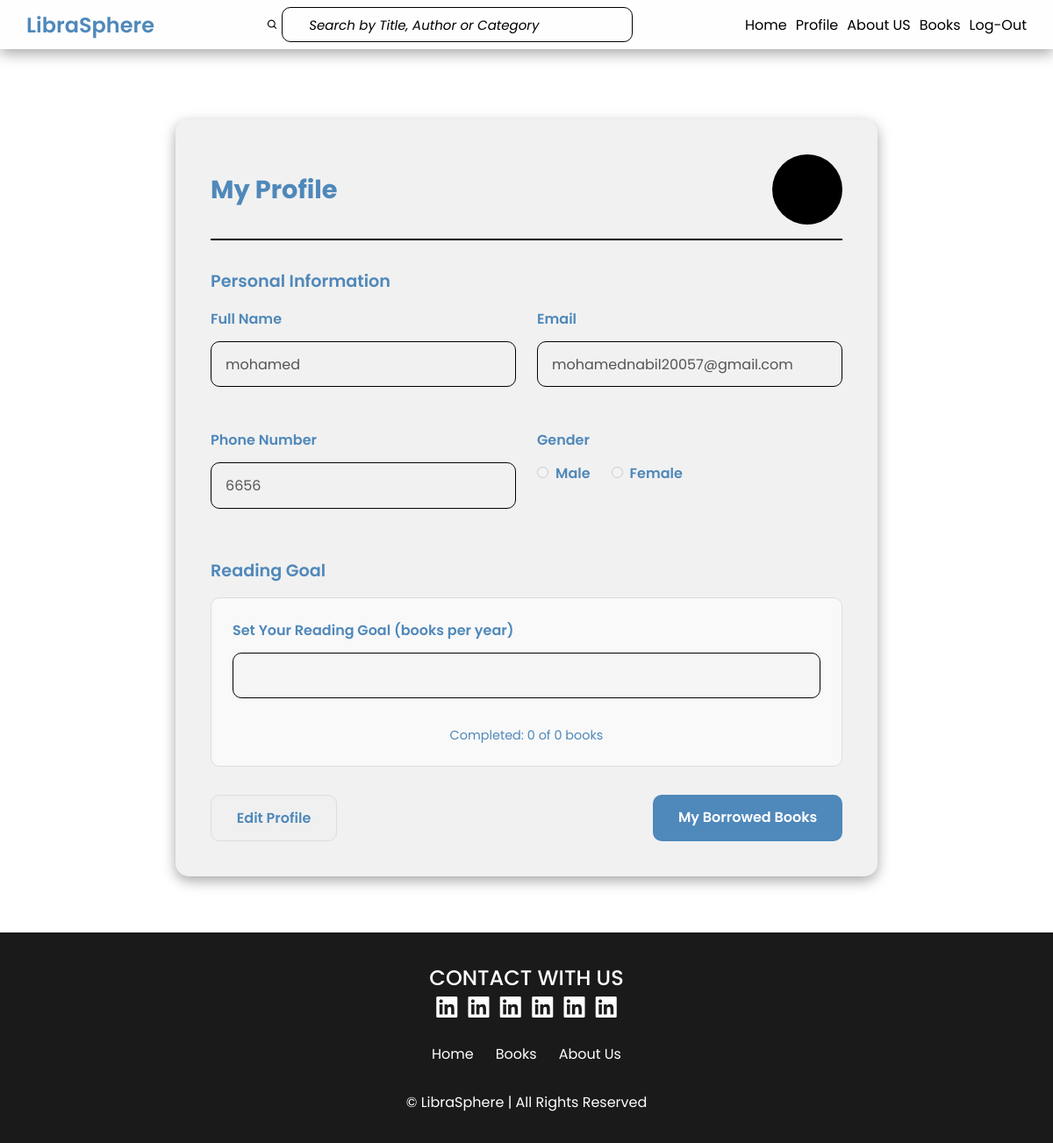
The app's page /LibraSphere/Profile (signed in) with its own data.
### Pages/models.py (models this page shows, shortened)
class User(models.Model):
    Fname=models.EmailField(max_length=30)
    Lname=models.EmailField(max_length=30,default=" ")
    Email=models.CharField(max_length=50)
    Password=models.CharField(default="123456",max_length=50)
    Phone=models.IntegerField(null=True)
    gender=[
        ("male","Male"),
        ("female","female"),
    ]
    sex=models.CharField(max_length=10,choices=gender,null=True)
    isadmin=models.BooleanField(default=False)
    age=models.IntegerField(default=0)
    silvercoins=models.IntegerField(default=0)

### Pages/views.py (the view, shortened to what this page needs)
# urls.py: path('LibraSphere/Profile', views.Profile, name='Profile'),
def Profile(request):
    userEmail = request.session.get('user')
    currentuser = User.objects.get(Email=userEmail)
    return render(request, 'Pages/Profile.html',{'user':currentuser})

### templates/Pages/Profile.html (shortened to what this page needs)
<!DOCTYPE html>
<html lang="en">
<head>
    {% load static %}
    <link rel="stylesheet" href="{% static 'css/user-style.css' %}">
    <link rel="stylesheet" href="https://unpkg.com/boxicons@2.1.4/css/boxicons.min.css">
</head>
<body >
 {%include "Pages/header.html"%}
    <div id="profilePage">
        <div class="profile-container">
            <div class="profile-header">
                <h1 class="profile-title">My Profile</h1>
                <div class="profile-avatar" id="userAvatar"></div>
            </div>
            <form id="profileForm" method="post" action="{% url 'Profile' %}">
                <div class="profile-section">
                    <h2 class="section-title">Personal Information</h2>
                    <div class="profile-form">
                        <div class="form-group">
                            <label for="name">Full Name</label>
                            <input name='user' id="name" type="text" value ="{{user.Fname}}"disabled>
                        </div>
                        <div class="form-group">
                            <label for="email">Email</label>
                            <input name="email" id="email" type="email" value="{{user.Email}}"disabled>
                        </div>
                        <div class="form-group">
                            <label for="phone">Phone Number</label>
                            <input name="phone" id="phone" type="tel" placeholder="Not provided" disabled value="{{user.Phone}}">
                        </div>
                        <div class="form-group">
                            <label>Gender</label>
                            <div class="gender-options">
                                <div class="gender-option">
                                    <input type="radio" id="male" name="gender" value="male" disabled>
                                    <label for="male">Male</label>
                                </div>
                                <div class="gender-option">
                                    <input type="radio" id="female" name="gender" value="female" disabled>
                                    <label for="female">Female</label>
                                </div>
                            </div>
                        </div>
                    </div>
                </div>
                <div id="readingSection" class="profile-section">
                    <h2 class="section-title">Reading Goal</h2>
                    <div class="reading-goal">
                        <div class="form-group">
                            <label for="readingGoal">Set Your Reading Goal (books per year)</label>
                            <input type="number" id="readingGoal" min="0" disabled>
                        </div>
                        <p class="progress-text">
                            Completed: <span id="completedBooks">0</span> of <span id="goalNumber">0</span> books
                        </p>
                    </div>
                </div>
                <div class="profile-actions">
                    <button type="button" id="editBtn" class="btn btn-secondary">
                         Edit Profile
                    </button>
                    <a id="borrowed" href="{%url 'BorrowedBooks' %} " class="btn btn-primary">
                         My Borrowed Books
                    </a>
                </div>
            </form>
        </div>
    </div>
    <footer id="footer">
        <section  class="footer">
            <h2>CONTACT WITH US</h2>
            <div class="accounts">
                <a title="Esraa Emary" href="https://www.linkedin.com/in/esraa-emary-b372b8303/" target="blank"><i class='bx bxl-linkedin-square'></i></a>
                <a title="Mohammed Atef" href="https://www.linkedin.com/in/mohammed-atef-b0a408299/" target="blank"><i class='bx bxl-linkedin-square'></i></a>
                <a title="Mohammed Nabil" href="https://www.linkedin.com/in/mohamed-nabil-196869326/" target="blank"><i class='bx bxl-linkedin-square'></i></a>
                <a title="George Malak" href="https://www.linkedin.com/in/george-malak204/" target="blank"><i class='bx bxl-linkedin-square'></i></a>
                <a title="John Ayman" href="https://www.linkedin.com/in/john-ayman-aa30842b7/" target="blank"><i class='bx bxl-linkedin-square'></i></a>
                <a title="Mariam Badr" href="https://www.linkedin.com/in/mariambadr13/" target="blank"><i class='bx bxl-linkedin-square'></i></a>
            </div>
            <div class="foot1">
                <a href="../index.html">Home</a>
                <a href="List-Page.html">Books</a>
                <a href="About-Us.html">About Us</a>
            </div>
            <div class="foot2">
                <p class="copyright">
                    © LibraSphere | All Rights Reserved
                </p>
            </div>
        </section>
    </footer>
</body>
</html>

### project/static/css/user-style.css (style rules this page uses)
.profile-actions { display: flex; justify-content: space-between; margin-top: 2rem; gap: 1rem; }
.btn { padding: 0.8rem 1.8rem; border: none; text-decoration: none; border-radius: 10px; font-size: 1rem; font-weight: 600; cursor: pointer; transition: all 0.3s ease-in-out; }
.btn-primary { background-color: var(--fourth-color); color: white; }
.btn-secondary { background-color: #f0f0f0; color: #4f88ba; border: 1px solid #ddd; }

### project/static/css/style.css (style rules this page uses)
* { margin: 0; padding: 0; box-sizing: border-box; font-family: "Poppins", sans-serif; }
:root { --first-color: #000; --second-color: rgba(106, 105, 105, 0.6); --third-color: #fefefe; --fourth-color: #4f88ba; --card-background: #b49d65; }

### records on screen
User: user "mohamed", email "mohamednabil20057@gmail.com", phone "6656"
